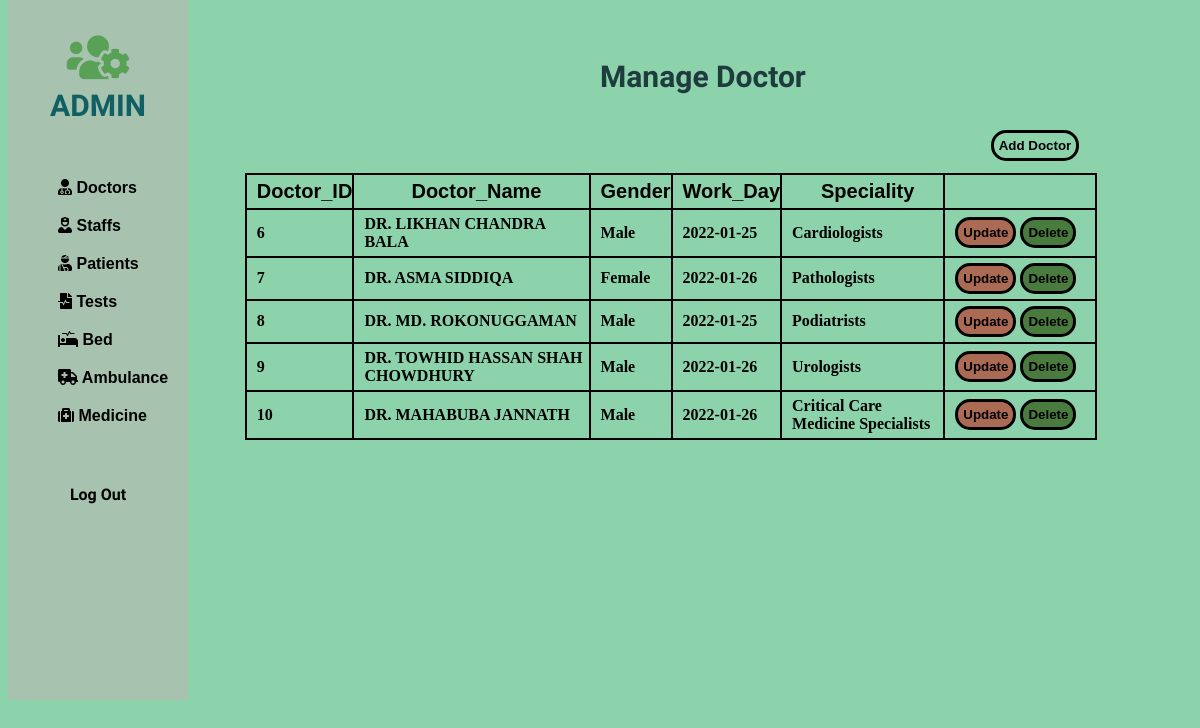
The app's page /php/doctor.php, older data.
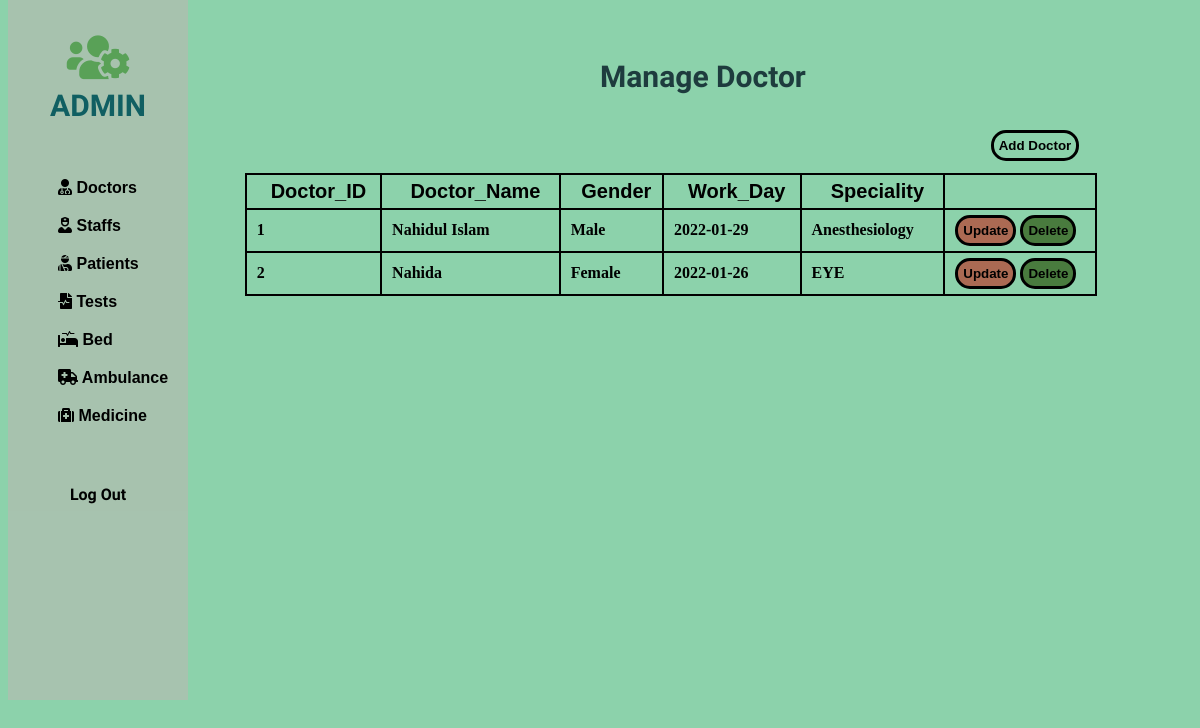
The same page, newer data.
### tables this page shows
CREATE TABLE IF NOT EXISTS `doctor` (
  `D_ID` int(11) NOT NULL,
  `D_Name` varchar(225) NOT NULL,
  `Gender` enum('Male','Female','Others') NOT NULL,
  `Work_Day` date NOT NULL,
  `Speciality` varchar(225) NOT NULL,
  PRIMARY KEY (`D_ID`),
  UNIQUE KEY `D_ID` (`D_ID`)
);

### php/doctor.php (the view, shortened to what this page needs)
<!DOCTYPE html>
<html lang="en">
<head>
    <link rel="stylesheet" href="https://use.fontawesome.com/releases/v5.15.4/css/all.css">
    <link rel="stylesheet" href="https://use.fontawesome.com/releases/v5.15.4/css/all.css">
</head>
<body>
    <div class="slidebar">
        <header>
            <span>
                <i class="fas fa-users-cog"></i><br>
            </span>
            ADMIN
        </header>
        <ul>
            <li>
                <a href="/php/Doctor/doctor.php"><i class="fas fa-user-md"></i> Doctors</a>
            </li>
            <li>
                <a href="/php/staff/staff.php"><i class="fas fa-user-nurse"></i> Staffs</a>
            </li>
            <li>
                <a href="/php/patient/patient.php"><i class="fas fa-user-injured"></i> Patients</a>
            </li>
            <li>
                <a href="/php/test/test.php"><i class="fas fa-file-medical-alt"></i> Tests</a>
            </li>
            <li>
                <a href="/php/bed/bed.php"><i class="fas fa-procedures"></i> Bed</a>
            </li>
            <li>
                <a href="/php/Ambulence/ambulence.php"><i class="fas fa-ambulance"></i> Ambulance</a>
            </li>
            <li>
                <a href="/php/medicine/medicine.php"><i class="fas fa-medkit"></i> Medicine</a>
            </li>
        </ul>
        <div>
            <a style="text-decoration: none;" href="/php/index.php">
                <div class="logout">
                    Log Out
                </div>
            </a>
        </div>
    </div>
    <div class="container">
        <div class="row">
            <div style="margin-left: 50%; margin-top: 5%;">
                <h2>Manage <b>Doctor</b></h2>
            </div>
            <div style="margin-left: 83%; margin-top: 3%;">
                <button class="docadd"><a href="/php/Doctor/add-doctor.php">Add Doctor</a></button>
            </div>
        </div>
    </div>
    <div class="card-body">
        <div style="margin-left: 20%; margin-top: 1%;">
            <table id="dataTable" width="90%" cellspacing="10">
                <thead>
                    <tr>
                        <th> Doctor_ID </th>
                        <th> Doctor_Name </th>
                        <th> Gender </th>
                        <th> Work_Day </th>
                        <th> Speciality </th>
                    </tr>
                </thead>
                <tbody>
                    <?php
                    include 'db_conn.php';
                    $sql = " SELECT D_ID,D_Name,Gender,Work_Day,Speciality FROM doctor LIMIT 5";
                    $query = mysqli_query($conn, $sql);
                    while ($Patient_data = mysqli_fetch_array($query)) {
                    ?>
                        <tr>
                            <td><b><?php echo  $Patient_data['D_ID']; ?></b></td>
                            <td><?php echo $Patient_data['D_Name'];  ?></td>
                            <td><?php echo $Patient_data['Gender'];  ?></td>
                            <td><?php echo $Patient_data['Work_Day'];  ?></td>
                            <td><?php echo $Patient_data['Speciality'];  ?></td>
                            <td style="width: 140px;">
                                <button class="tabbutton" style="background:      rgba(178, 83, 64, 0.819);"><a href="/php/Doctor/delete-doctor.php?D_ID=<?php echo $Patient_data['D_ID']; ?>" class="btn btn-danger"><b>Update</b></a></button>
                                <button class="tabbutton" style="background:      rgba(59, 104, 39, 0.819 );"> <a href="/php/Doctor/Delete.php?D_ID=<?php echo $Patient_data['D_ID'];  ?>" class="btn btn-success"><b>Delete</b></a></button> &nbsp;
                            </td>
                        </tr>
                    <?php
                    }
                    ?>
                </tbody>
            </table>
        </div>
    </div>
</body>
</html>

### php/doctor.php (style rules this page uses)
.slidebar { border: 20px; width: 15%; height: 700px; position: fixed; top: 0px; background-color: rgba(195, 179, 179, 0.493); }
.slidebar header { padding: 30px 10px; text-align: center; font-family: 'Mochiy Pop P One', sans-serif; font-size: 30px; font-weight: bolder; color: rgb(16, 95, 98); }
.slidebar header span { font-size: 50px; color: rgb(89, 161, 87); }
.slidebar ul li { list-style: none; padding: 10px; font-family: 'Lucida Sans', 'Lucida Sans Regular', 'Lucida Grande', 'Lucida Sans Unicode', Geneva, Verdana, sans-serif; font-weight: bolder; }
.slidebar ul li a { text-decoration: none; }
body { background-color: #8CD2AB; }
table, th, td { border: 2px solid black; border-collapse: collapse; font-weight: bold; padding: 5px 0px 5px 10px; }
.row h2 { font-family: 'Mochiy Pop P One', sans-serif; font-size: 30px; color: rgb(30, 60, 62) }
table th { font-size: 20px; font-family: sans-serif; }
.docadd { background: none; border: solid black 3px; padding: 5px; border-radius: 15px; }
a { text-decoration: none; color: black; font-weight: bold; }
.tabbutton { background: none; border: solid black 3px; padding: 5px; border-radius: 15px; }
.logout { text-align: center; margin-top: 50px; font-family: 'Mochiy Pop P One', sans-serif; font-weight: bolder; }

Row changes from the older to the newer data that the page shows:
removed doctor: D_ID "6", D_Name "DR. LIKHAN CHANDRA BALA", Gender "Male", Work_Day "2022-01-25", Speciality "Cardiologists"
removed doctor: D_ID "7", D_Name "DR. ASMA SIDDIQA", Gender "Female", Work_Day "2022-01-26", Speciality "Pathologists"
removed doctor: D_ID "8", D_Name "DR. MD. ROKONUGGAMAN", Gender "Male", Work_Day "2022-01-25", Speciality "Podiatrists"
removed doctor: D_ID "9", D_Name "DR. TOWHID HASSAN SHAH CHOWDHURY", Gender "Male", Work_Day "2022-01-26", Speciality "Urologists"
removed doctor: D_ID "10", D_Name "DR. MAHABUBA JANNATH", Gender "Male", Work_Day "2022-01-26", Speciality "Critical Care Medicine Specialists"
added doctor: D_ID "1", D_Name "Nahidul Islam", Gender "Male", Work_Day "2022-01-29", Speciality "Anesthesiology"
added doctor: D_ID "2", D_Name "Nahida", Gender "Female", Work_Day "2022-01-26", Speciality "EYE"
